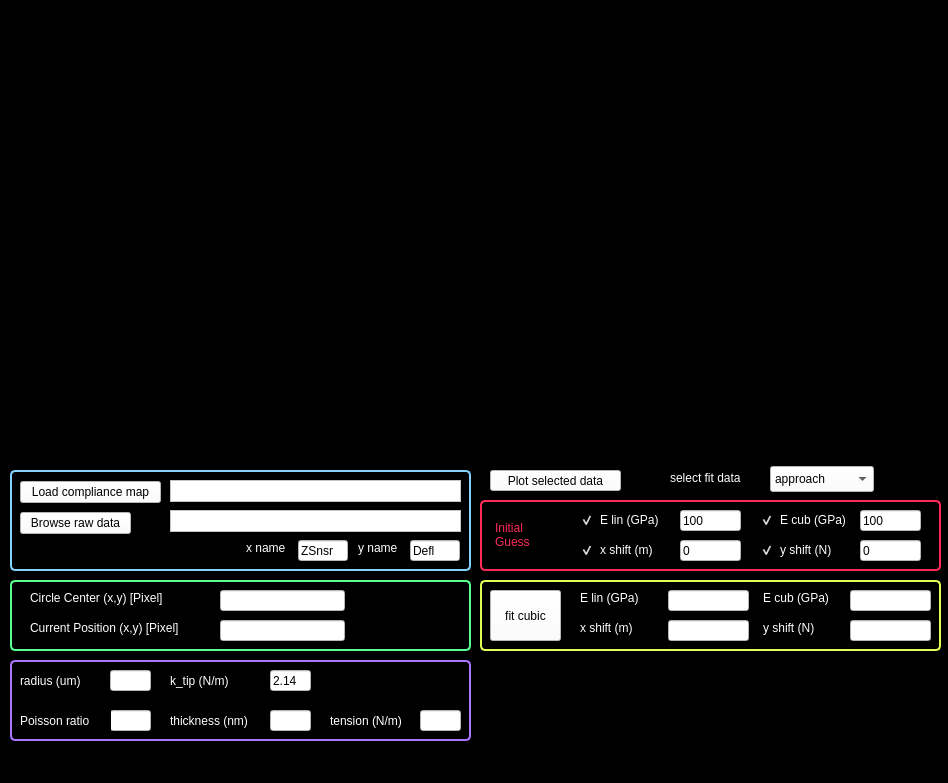
<?xml version="1.0" encoding="UTF-8"?>
<ui version="4.0">
 <class>MainWindow</class>
 <widget class="QMainWindow" name="MainWindow">
  <property name="geometry">
   <rect>
    <x>0</x>
    <y>0</y>
    <width>948</width>
    <height>783</height>
   </rect>
  </property>
  <property name="windowTitle">
   <string>Cubic Fit</string>
  </property>
  <property name="styleSheet">
   <string notr="true">background-color: rgb(0, 0, 0);</string>
  </property>
  <property name="dockOptions">
   <set>QMainWindow::AllowTabbedDocks|QMainWindow::AnimatedDocks</set>
  </property>
  <widget class="QWidget" name="centralwidget">
   <widget class="QLineEdit" name="xnamelineEdit">
    <property name="geometry">
     <rect>
      <x>298</x>
      <y>540</y>
      <width>50</width>
      <height>21</height>
     </rect>
    </property>
    <property name="minimumSize">
     <size>
      <width>50</width>
      <height>0</height>
     </size>
    </property>
    <property name="styleSheet">
     <string notr="true">color: rgb(0, 0, 0);
background-color: rgb(255, 255, 255);</string>
    </property>
    <property name="text">
     <string>ZSnsr</string>
    </property>
   </widget>
   <widget class="QLabel" name="ynameLabel">
    <property name="geometry">
     <rect>
      <x>358</x>
      <y>540</y>
      <width>44</width>
      <height>16</height>
     </rect>
    </property>
    <property name="styleSheet">
     <string notr="true">color: rgb(255, 255, 255);
background-color: rgb(0, 0, 0);</string>
    </property>
    <property name="text">
     <string>y name</string>
    </property>
   </widget>
   <widget class="QPushButton" name="browseRawDataButton">
    <property name="geometry">
     <rect>
      <x>20</x>
      <y>512</y>
      <width>111</width>
      <height>22</height>
     </rect>
    </property>
    <property name="sizePolicy">
     <sizepolicy hsizetype="Fixed" vsizetype="Fixed">
      <horstretch>0</horstretch>
      <verstretch>0</verstretch>
     </sizepolicy>
    </property>
    <property name="minimumSize">
     <size>
      <width>0</width>
      <height>22</height>
     </size>
    </property>
    <property name="styleSheet">
     <string notr="true">background-color: rgb(255, 255, 255);
color: rgb(0, 0, 0);</string>
    </property>
    <property name="text">
     <string>Browse raw data</string>
    </property>
   </widget>
   <widget class="QTextBrowser" name="rawDataLine">
    <property name="geometry">
     <rect>
      <x>170</x>
      <y>510</y>
      <width>291</width>
      <height>22</height>
     </rect>
    </property>
    <property name="sizePolicy">
     <sizepolicy hsizetype="Expanding" vsizetype="Fixed">
      <horstretch>0</horstretch>
      <verstretch>0</verstretch>
     </sizepolicy>
    </property>
    <property name="minimumSize">
     <size>
      <width>0</width>
      <height>22</height>
     </size>
    </property>
    <property name="maximumSize">
     <size>
      <width>16777215</width>
      <height>22</height>
     </size>
    </property>
    <property name="acceptDrops">
     <bool>true</bool>
    </property>
    <property name="styleSheet">
     <string notr="true">background-color: rgb(255, 255, 255);
color: rgb(0, 0, 0);</string>
    </property>
    <property name="verticalScrollBarPolicy">
     <enum>Qt::ScrollBarAlwaysOff</enum>
    </property>
    <property name="horizontalScrollBarPolicy">
     <enum>Qt::ScrollBarAlwaysOff</enum>
    </property>
    <property name="lineWrapMode">
     <enum>QTextEdit::NoWrap</enum>
    </property>
   </widget>
   <widget class="QLineEdit" name="ynamelineEdit">
    <property name="geometry">
     <rect>
      <x>410</x>
      <y>540</y>
      <width>50</width>
      <height>21</height>
     </rect>
    </property>
    <property name="minimumSize">
     <size>
      <width>50</width>
      <height>0</height>
     </size>
    </property>
    <property name="styleSheet">
     <string notr="true">color: rgb(0, 0, 0);
background-color: rgb(255, 255, 255);</string>
    </property>
    <property name="text">
     <string>Defl</string>
    </property>
   </widget>
   <widget class="QLabel" name="xnameLabel">
    <property name="geometry">
     <rect>
      <x>246</x>
      <y>540</y>
      <width>44</width>
      <height>16</height>
     </rect>
    </property>
    <property name="styleSheet">
     <string notr="true">color: rgb(255, 255, 255);
background-color: rgb(0, 0, 0);</string>
    </property>
    <property name="text">
     <string>x name</string>
    </property>
   </widget>
   <widget class="QFrame" name="frame">
    <property name="geometry">
     <rect>
      <x>10</x>
      <y>660</y>
      <width>461</width>
      <height>81</height>
     </rect>
    </property>
    <property name="styleSheet">
     <string notr="true">background-color: rgb(0, 0, 0);
border: 2px solid rgb(172, 117, 255);
border-radius: 5px</string>
    </property>
    <property name="frameShape">
     <enum>QFrame::StyledPanel</enum>
    </property>
    <property name="frameShadow">
     <enum>QFrame::Raised</enum>
    </property>
   </widget>
   <widget class="QLineEdit" name="radiusLine">
    <property name="enabled">
     <bool>true</bool>
    </property>
    <property name="geometry">
     <rect>
      <x>110</x>
      <y>670</y>
      <width>41</width>
      <height>21</height>
     </rect>
    </property>
    <property name="maximumSize">
     <size>
      <width>60</width>
      <height>16777215</height>
     </size>
    </property>
    <property name="styleSheet">
     <string notr="true">color: rgb(0, 0, 0);
background-color: rgb(255, 255, 255);</string>
    </property>
    <property name="text">
     <string/>
    </property>
    <property name="readOnly">
     <bool>true</bool>
    </property>
   </widget>
   <widget class="QLineEdit" name="tensionLine">
    <property name="geometry">
     <rect>
      <x>420</x>
      <y>710</y>
      <width>41</width>
      <height>21</height>
     </rect>
    </property>
    <property name="maximumSize">
     <size>
      <width>60</width>
      <height>16777215</height>
     </size>
    </property>
    <property name="styleSheet">
     <string notr="true">color: rgb(0, 0, 0);
background-color: rgb(255, 255, 255);</string>
    </property>
    <property name="text">
     <string/>
    </property>
   </widget>
   <widget class="QLineEdit" name="circleCenterlineEdit">
    <property name="enabled">
     <bool>false</bool>
    </property>
    <property name="geometry">
     <rect>
      <x>220</x>
      <y>590</y>
      <width>125</width>
      <height>21</height>
     </rect>
    </property>
    <property name="styleSheet">
     <string notr="true">color: rgb(0, 0, 0);
background-color: rgb(255, 255, 255);</string>
    </property>
   </widget>
   <widget class="QLineEdit" name="ELinLineEdit">
    <property name="enabled">
     <bool>true</bool>
    </property>
    <property name="geometry">
     <rect>
      <x>668</x>
      <y>590</y>
      <width>81</width>
      <height>21</height>
     </rect>
    </property>
    <property name="styleSheet">
     <string notr="true">color: rgb(0, 0, 0);
background-color: rgb(255, 255, 255);</string>
    </property>
    <property name="readOnly">
     <bool>true</bool>
    </property>
   </widget>
   <widget class="QLabel" name="label_9">
    <property name="geometry">
     <rect>
      <x>763</x>
      <y>590</y>
      <width>83</width>
      <height>16</height>
     </rect>
    </property>
    <property name="styleSheet">
     <string notr="true">color: rgb(255, 255, 255);
background-color: rgb(0, 0, 0);</string>
    </property>
    <property name="text">
     <string>E cub (GPa)</string>
    </property>
   </widget>
   <widget class="QLabel" name="label_8">
    <property name="geometry">
     <rect>
      <x>580</x>
      <y>590</y>
      <width>83</width>
      <height>16</height>
     </rect>
    </property>
    <property name="styleSheet">
     <string notr="true">color: rgb(255, 255, 255);
background-color: rgb(0, 0, 0);</string>
    </property>
    <property name="text">
     <string>E lin (GPa)</string>
    </property>
   </widget>
   <widget class="PlotWidget" name="rawDataPlot">
    <property name="geometry">
     <rect>
      <x>490</x>
      <y>10</y>
      <width>450</width>
      <height>211</height>
     </rect>
    </property>
    <property name="sizePolicy">
     <sizepolicy hsizetype="Expanding" vsizetype="Expanding">
      <horstretch>1</horstretch>
      <verstretch>0</verstretch>
     </sizepolicy>
    </property>
   </widget>
   <widget class="QPushButton" name="fitCubicButton">
    <property name="geometry">
     <rect>
      <x>490</x>
      <y>590</y>
      <width>71</width>
      <height>51</height>
     </rect>
    </property>
    <property name="styleSheet">
     <string notr="true">color: rgb(0, 0, 0);
background-color: rgb(255, 255, 255);</string>
    </property>
    <property name="text">
     <string>fit cubic</string>
    </property>
   </widget>
   <widget class="QPushButton" name="plotSelectedDataButton">
    <property name="geometry">
     <rect>
      <x>490</x>
      <y>470</y>
      <width>131</width>
      <height>21</height>
     </rect>
    </property>
    <property name="styleSheet">
     <string notr="true">color: rgb(0, 0, 0);
background-color: rgb(255, 255, 255);</string>
    </property>
    <property name="text">
     <string>Plot selected data</string>
    </property>
   </widget>
   <widget class="QLabel" name="label_10">
    <property name="geometry">
     <rect>
      <x>20</x>
      <y>670</y>
      <width>81</width>
      <height>21</height>
     </rect>
    </property>
    <property name="styleSheet">
     <string notr="true">color: rgb(255, 255, 255);
background-color: rgb(0, 0, 0);</string>
    </property>
    <property name="text">
     <string>radius (um)</string>
    </property>
   </widget>
   <widget class="QLabel" name="label_12">
    <property name="geometry">
     <rect>
      <x>330</x>
      <y>710</y>
      <width>81</width>
      <height>21</height>
     </rect>
    </property>
    <property name="styleSheet">
     <string notr="true">color: rgb(255, 255, 255);
background-color: rgb(0, 0, 0);</string>
    </property>
    <property name="text">
     <string>tension (N/m)</string>
    </property>
   </widget>
   <widget class="QLabel" name="label_11">
    <property name="geometry">
     <rect>
      <x>170</x>
      <y>710</y>
      <width>91</width>
      <height>21</height>
     </rect>
    </property>
    <property name="styleSheet">
     <string notr="true">color: rgb(255, 255, 255);
background-color: rgb(0, 0, 0);</string>
    </property>
    <property name="text">
     <string>thickness (nm)</string>
    </property>
   </widget>
   <widget class="QLineEdit" name="thicknessLine">
    <property name="geometry">
     <rect>
      <x>270</x>
      <y>710</y>
      <width>41</width>
      <height>21</height>
     </rect>
    </property>
    <property name="maximumSize">
     <size>
      <width>60</width>
      <height>16777215</height>
     </size>
    </property>
    <property name="styleSheet">
     <string notr="true">color: rgb(0, 0, 0);
background-color: rgb(255, 255, 255);</string>
    </property>
    <property name="text">
     <string/>
    </property>
   </widget>
   <widget class="QLabel" name="label_3">
    <property name="geometry">
     <rect>
      <x>30</x>
      <y>590</y>
      <width>153</width>
      <height>16</height>
     </rect>
    </property>
    <property name="styleSheet">
     <string notr="true">color: rgb(255, 255, 255);
background-color: rgb(0, 0, 0);</string>
    </property>
    <property name="text">
     <string>Circle Center (x,y) [Pixel]</string>
    </property>
   </widget>
   <widget class="PlotWidget" name="complianceMapPlot">
    <property name="geometry">
     <rect>
      <x>20</x>
      <y>9</y>
      <width>450</width>
      <height>450</height>
     </rect>
    </property>
    <property name="sizePolicy">
     <sizepolicy hsizetype="Expanding" vsizetype="Expanding">
      <horstretch>1</horstretch>
      <verstretch>0</verstretch>
     </sizepolicy>
    </property>
    <property name="interactive">
     <bool>true</bool>
    </property>
   </widget>
   <widget class="QLineEdit" name="ECubLineEdit">
    <property name="enabled">
     <bool>true</bool>
    </property>
    <property name="geometry">
     <rect>
      <x>850</x>
      <y>590</y>
      <width>81</width>
      <height>21</height>
     </rect>
    </property>
    <property name="styleSheet">
     <string notr="true">color: rgb(0, 0, 0);
background-color: rgb(255, 255, 255);</string>
    </property>
    <property name="readOnly">
     <bool>true</bool>
    </property>
   </widget>
   <widget class="QPushButton" name="loadComplianceMapButton">
    <property name="geometry">
     <rect>
      <x>20</x>
      <y>481</y>
      <width>141</width>
      <height>22</height>
     </rect>
    </property>
    <property name="sizePolicy">
     <sizepolicy hsizetype="Fixed" vsizetype="Fixed">
      <horstretch>0</horstretch>
      <verstretch>0</verstretch>
     </sizepolicy>
    </property>
    <property name="minimumSize">
     <size>
      <width>0</width>
      <height>22</height>
     </size>
    </property>
    <property name="styleSheet">
     <string notr="true">background-color: rgb(255, 255, 255);
color: rgb(0, 0, 0);</string>
    </property>
    <property name="text">
     <string>Load compliance map</string>
    </property>
   </widget>
   <widget class="QTextBrowser" name="complianceMapLine">
    <property name="geometry">
     <rect>
      <x>170</x>
      <y>480</y>
      <width>291</width>
      <height>22</height>
     </rect>
    </property>
    <property name="sizePolicy">
     <sizepolicy hsizetype="Expanding" vsizetype="Fixed">
      <horstretch>0</horstretch>
      <verstretch>0</verstretch>
     </sizepolicy>
    </property>
    <property name="minimumSize">
     <size>
      <width>0</width>
      <height>22</height>
     </size>
    </property>
    <property name="maximumSize">
     <size>
      <width>16777215</width>
      <height>22</height>
     </size>
    </property>
    <property name="acceptDrops">
     <bool>true</bool>
    </property>
    <property name="styleSheet">
     <string notr="true">background-color: rgb(255, 255, 255);
color: rgb(0, 0, 0);</string>
    </property>
    <property name="verticalScrollBarPolicy">
     <enum>Qt::ScrollBarAlwaysOff</enum>
    </property>
    <property name="horizontalScrollBarPolicy">
     <enum>Qt::ScrollBarAlwaysOff</enum>
    </property>
    <property name="lineWrapMode">
     <enum>QTextEdit::NoWrap</enum>
    </property>
   </widget>
   <widget class="QFrame" name="frame_2">
    <property name="geometry">
     <rect>
      <x>480</x>
      <y>500</y>
      <width>461</width>
      <height>71</height>
     </rect>
    </property>
    <property name="styleSheet">
     <string notr="true">background-color: rgb(0, 0, 0);
border: 2px solid rgb(252, 43, 88);
border-radius: 5px</string>
    </property>
    <property name="frameShape">
     <enum>QFrame::StyledPanel</enum>
    </property>
    <property name="frameShadow">
     <enum>QFrame::Raised</enum>
    </property>
    <widget class="QCheckBox" name="xShiftBox">
     <property name="geometry">
      <rect>
       <x>100</x>
       <y>40</y>
       <width>81</width>
       <height>20</height>
      </rect>
     </property>
     <property name="styleSheet">
      <string notr="true">color: rgb(255, 255, 255);
border: 0px solid rgb(90, 255, 146);
border-radius: 0px
</string>
     </property>
     <property name="text">
      <string>x shift (m)</string>
     </property>
     <property name="checked">
      <bool>true</bool>
     </property>
    </widget>
    <widget class="QCheckBox" name="yShiftBox">
     <property name="geometry">
      <rect>
       <x>280</x>
       <y>40</y>
       <width>91</width>
       <height>20</height>
      </rect>
     </property>
     <property name="styleSheet">
      <string notr="true">color: rgb(255, 255, 255);
border: 0px solid rgb(90, 255, 146);
border-radius: 0px
</string>
     </property>
     <property name="text">
      <string>y shift (N)</string>
     </property>
     <property name="checked">
      <bool>true</bool>
     </property>
    </widget>
    <widget class="QCheckBox" name="ELinBox">
     <property name="geometry">
      <rect>
       <x>100</x>
       <y>10</y>
       <width>91</width>
       <height>20</height>
      </rect>
     </property>
     <property name="styleSheet">
      <string notr="true">color: rgb(255, 255, 255);
border: 0px solid rgb(90, 255, 146);
border-radius: 0px
</string>
     </property>
     <property name="text">
      <string>E lin (GPa)</string>
     </property>
     <property name="checked">
      <bool>true</bool>
     </property>
    </widget>
    <widget class="QCheckBox" name="ECubBox">
     <property name="geometry">
      <rect>
       <x>280</x>
       <y>10</y>
       <width>91</width>
       <height>20</height>
      </rect>
     </property>
     <property name="styleSheet">
      <string notr="true">color: rgb(255, 255, 255);
border: 0px solid rgb(90, 255, 146);
border-radius: 0px
</string>
     </property>
     <property name="text">
      <string>E cub (GPa)</string>
     </property>
     <property name="checked">
      <bool>true</bool>
     </property>
    </widget>
   </widget>
   <widget class="QFrame" name="frame_3">
    <property name="geometry">
     <rect>
      <x>10</x>
      <y>580</y>
      <width>461</width>
      <height>71</height>
     </rect>
    </property>
    <property name="styleSheet">
     <string notr="true">background-color: rgb(0, 0, 0);
border: 2px solid rgb(90, 255, 146);
border-radius: 5px</string>
    </property>
    <property name="frameShape">
     <enum>QFrame::StyledPanel</enum>
    </property>
    <property name="frameShadow">
     <enum>QFrame::Raised</enum>
    </property>
    <widget class="QLabel" name="label_4">
     <property name="geometry">
      <rect>
       <x>20</x>
       <y>40</y>
       <width>171</width>
       <height>16</height>
      </rect>
     </property>
     <property name="styleSheet">
      <string notr="true">color: rgb(255, 255, 255);
background-color: rgb(0, 0, 0);
border: 0px solid rgb(90, 255, 146);
border-radius: 5px</string>
     </property>
     <property name="text">
      <string>Current Position (x,y) [Pixel]</string>
     </property>
    </widget>
   </widget>
   <widget class="QFrame" name="frame_4">
    <property name="geometry">
     <rect>
      <x>10</x>
      <y>470</y>
      <width>461</width>
      <height>101</height>
     </rect>
    </property>
    <property name="styleSheet">
     <string notr="true">background-color: rgb(0, 0, 0);
border: 2px solid rgb(131, 210, 255);
border-radius: 5px</string>
    </property>
    <property name="frameShape">
     <enum>QFrame::StyledPanel</enum>
    </property>
    <property name="frameShadow">
     <enum>QFrame::Raised</enum>
    </property>
   </widget>
   <widget class="QLabel" name="label_2">
    <property name="geometry">
     <rect>
      <x>35</x>
      <y>620</y>
      <width>31</width>
      <height>16</height>
     </rect>
    </property>
    <property name="styleSheet">
     <string notr="true">color: rgb(255, 255, 255);
background-color: rgb(0, 0, 0);</string>
    </property>
    <property name="text">
     <string>k_tip</string>
    </property>
   </widget>
   <widget class="QLineEdit" name="kTiplineEdit">
    <property name="geometry">
     <rect>
      <x>74</x>
      <y>620</y>
      <width>60</width>
      <height>21</height>
     </rect>
    </property>
    <property name="maximumSize">
     <size>
      <width>60</width>
      <height>16777215</height>
     </size>
    </property>
    <property name="styleSheet">
     <string notr="true">color: rgb(0, 0, 0);
background-color: rgb(255, 255, 255);</string>
    </property>
    <property name="text">
     <string>3</string>
    </property>
   </widget>
   <widget class="QLabel" name="label_6">
    <property name="geometry">
     <rect>
      <x>144</x>
      <y>620</y>
      <width>138</width>
      <height>16</height>
     </rect>
    </property>
    <property name="styleSheet">
     <string notr="true">color: rgb(255, 255, 255);
background-color: rgb(0, 0, 0);</string>
    </property>
    <property name="text">
     <string>scan window size (um)</string>
    </property>
   </widget>
   <widget class="QLineEdit" name="scanWinSizelineEdit">
    <property name="geometry">
     <rect>
      <x>290</x>
      <y>620</y>
      <width>30</width>
      <height>21</height>
     </rect>
    </property>
    <property name="maximumSize">
     <size>
      <width>30</width>
      <height>16777215</height>
     </size>
    </property>
    <property name="styleSheet">
     <string notr="true">color: rgb(0, 0, 0);
background-color: rgb(255, 255, 255);</string>
    </property>
    <property name="text">
     <string>8</string>
    </property>
   </widget>
   <widget class="PlotWidget" name="cubicFitPlot">
    <property name="geometry">
     <rect>
      <x>490</x>
      <y>230</y>
      <width>450</width>
      <height>221</height>
     </rect>
    </property>
    <property name="sizePolicy">
     <sizepolicy hsizetype="Expanding" vsizetype="Expanding">
      <horstretch>1</horstretch>
      <verstretch>0</verstretch>
     </sizepolicy>
    </property>
   </widget>
   <widget class="QLineEdit" name="currentPositionEdit">
    <property name="enabled">
     <bool>false</bool>
    </property>
    <property name="geometry">
     <rect>
      <x>220</x>
      <y>620</y>
      <width>125</width>
      <height>21</height>
     </rect>
    </property>
    <property name="styleSheet">
     <string notr="true">color: rgb(0, 0, 0);
background-color: rgb(255, 255, 255);</string>
    </property>
   </widget>
   <widget class="QLabel" name="label_15">
    <property name="geometry">
     <rect>
      <x>670</x>
      <y>470</y>
      <width>111</width>
      <height>16</height>
     </rect>
    </property>
    <property name="styleSheet">
     <string notr="true">color: rgb(255, 255, 255);
background-color: rgb(0, 0, 0);</string>
    </property>
    <property name="text">
     <string>select fit data</string>
    </property>
   </widget>
   <widget class="QComboBox" name="fitDataBox">
    <property name="geometry">
     <rect>
      <x>770</x>
      <y>466</y>
      <width>104</width>
      <height>26</height>
     </rect>
    </property>
    <property name="styleSheet">
     <string notr="true">background-color: rgb(255, 255, 255);
color: rgb(0, 0, 0);</string>
    </property>
    <item>
     <property name="text">
      <string>approach</string>
     </property>
    </item>
    <item>
     <property name="text">
      <string>retract</string>
     </property>
    </item>
   </widget>
   <widget class="QLabel" name="label_16">
    <property name="geometry">
     <rect>
      <x>170</x>
      <y>670</y>
      <width>81</width>
      <height>21</height>
     </rect>
    </property>
    <property name="styleSheet">
     <string notr="true">color: rgb(255, 255, 255);
background-color: rgb(0, 0, 0);</string>
    </property>
    <property name="text">
     <string>k_tip (N/m)</string>
    </property>
   </widget>
   <widget class="QLineEdit" name="kTipLine">
    <property name="enabled">
     <bool>true</bool>
    </property>
    <property name="geometry">
     <rect>
      <x>270</x>
      <y>670</y>
      <width>41</width>
      <height>21</height>
     </rect>
    </property>
    <property name="maximumSize">
     <size>
      <width>60</width>
      <height>16777215</height>
     </size>
    </property>
    <property name="styleSheet">
     <string notr="true">color: rgb(0, 0, 0);
background-color: rgb(255, 255, 255);</string>
    </property>
    <property name="text">
     <string>2.14</string>
    </property>
    <property name="readOnly">
     <bool>true</bool>
    </property>
   </widget>
   <widget class="QLineEdit" name="yShiftLine">
    <property name="enabled">
     <bool>true</bool>
    </property>
    <property name="geometry">
     <rect>
      <x>850</x>
      <y>620</y>
      <width>81</width>
      <height>21</height>
     </rect>
    </property>
    <property name="styleSheet">
     <string notr="true">color: rgb(0, 0, 0);
background-color: rgb(255, 255, 255);</string>
    </property>
    <property name="readOnly">
     <bool>true</bool>
    </property>
   </widget>
   <widget class="QLineEdit" name="xShiftLine">
    <property name="enabled">
     <bool>true</bool>
    </property>
    <property name="geometry">
     <rect>
      <x>668</x>
      <y>620</y>
      <width>81</width>
      <height>21</height>
     </rect>
    </property>
    <property name="styleSheet">
     <string notr="true">color: rgb(0, 0, 0);
background-color: rgb(255, 255, 255);</string>
    </property>
    <property name="readOnly">
     <bool>true</bool>
    </property>
   </widget>
   <widget class="QLabel" name="label_17">
    <property name="geometry">
     <rect>
      <x>580</x>
      <y>620</y>
      <width>83</width>
      <height>16</height>
     </rect>
    </property>
    <property name="styleSheet">
     <string notr="true">color: rgb(255, 255, 255);
background-color: rgb(0, 0, 0);</string>
    </property>
    <property name="text">
     <string>x shift (m)</string>
    </property>
   </widget>
   <widget class="QLabel" name="label_18">
    <property name="geometry">
     <rect>
      <x>763</x>
      <y>620</y>
      <width>83</width>
      <height>16</height>
     </rect>
    </property>
    <property name="styleSheet">
     <string notr="true">color: rgb(255, 255, 255);
background-color: rgb(0, 0, 0);</string>
    </property>
    <property name="text">
     <string>y shift (N)</string>
    </property>
   </widget>
   <widget class="QLineEdit" name="poissonLine">
    <property name="geometry">
     <rect>
      <x>110</x>
      <y>710</y>
      <width>41</width>
      <height>21</height>
     </rect>
    </property>
    <property name="maximumSize">
     <size>
      <width>60</width>
      <height>16777215</height>
     </size>
    </property>
    <property name="styleSheet">
     <string notr="true">color: rgb(0, 0, 0);
background-color: rgb(255, 255, 255);</string>
    </property>
    <property name="text">
     <string/>
    </property>
   </widget>
   <widget class="QLabel" name="label_19">
    <property name="geometry">
     <rect>
      <x>20</x>
      <y>710</y>
      <width>91</width>
      <height>21</height>
     </rect>
    </property>
    <property name="styleSheet">
     <string notr="true">color: rgb(255, 255, 255);
background-color: rgb(0, 0, 0);</string>
    </property>
    <property name="text">
     <string>Poisson ratio</string>
    </property>
   </widget>
   <widget class="QFrame" name="frame_6">
    <property name="geometry">
     <rect>
      <x>480</x>
      <y>580</y>
      <width>461</width>
      <height>71</height>
     </rect>
    </property>
    <property name="styleSheet">
     <string notr="true">background-color: rgb(0, 0, 0);
border: 2px solid rgb(222, 255, 84);
border-radius: 5px</string>
    </property>
    <property name="frameShape">
     <enum>QFrame::StyledPanel</enum>
    </property>
    <property name="frameShadow">
     <enum>QFrame::Raised</enum>
    </property>
   </widget>
   <widget class="QLineEdit" name="ECubGuessEdit">
    <property name="enabled">
     <bool>true</bool>
    </property>
    <property name="geometry">
     <rect>
      <x>860</x>
      <y>510</y>
      <width>61</width>
      <height>21</height>
     </rect>
    </property>
    <property name="styleSheet">
     <string notr="true">color: rgb(0, 0, 0);
background-color: rgb(255, 255, 255);</string>
    </property>
    <property name="text">
     <string>100</string>
    </property>
    <property name="readOnly">
     <bool>false</bool>
    </property>
   </widget>
   <widget class="QLineEdit" name="ELinGuessEdit">
    <property name="enabled">
     <bool>true</bool>
    </property>
    <property name="geometry">
     <rect>
      <x>680</x>
      <y>510</y>
      <width>61</width>
      <height>21</height>
     </rect>
    </property>
    <property name="styleSheet">
     <string notr="true">color: rgb(0, 0, 0);
background-color: rgb(255, 255, 255);</string>
    </property>
    <property name="text">
     <string>100</string>
    </property>
    <property name="readOnly">
     <bool>false</bool>
    </property>
   </widget>
   <widget class="QLineEdit" name="yShiftGuessEdit">
    <property name="enabled">
     <bool>true</bool>
    </property>
    <property name="geometry">
     <rect>
      <x>860</x>
      <y>540</y>
      <width>61</width>
      <height>21</height>
     </rect>
    </property>
    <property name="styleSheet">
     <string notr="true">color: rgb(0, 0, 0);
background-color: rgb(255, 255, 255);</string>
    </property>
    <property name="text">
     <string>0</string>
    </property>
    <property name="readOnly">
     <bool>false</bool>
    </property>
   </widget>
   <widget class="QLineEdit" name="xShiftGuessEdit">
    <property name="enabled">
     <bool>true</bool>
    </property>
    <property name="geometry">
     <rect>
      <x>680</x>
      <y>540</y>
      <width>61</width>
      <height>21</height>
     </rect>
    </property>
    <property name="styleSheet">
     <string notr="true">color: rgb(0, 0, 0);
background-color: rgb(255, 255, 255);</string>
    </property>
    <property name="text">
     <string>0</string>
    </property>
    <property name="readOnly">
     <bool>false</bool>
    </property>
   </widget>
   <widget class="QLabel" name="label_24">
    <property name="geometry">
     <rect>
      <x>495</x>
      <y>514</y>
      <width>61</width>
      <height>41</height>
     </rect>
    </property>
    <property name="styleSheet">
     <string notr="true">color: rgb(252, 43, 88);
background-color: rgb(0, 0, 0);
font: 20pt &quot;.AppleSystemUIFont&quot;;</string>
    </property>
    <property name="text">
     <string>Initial
Guess</string>
    </property>
   </widget>
   <zorder>frame_6</zorder>
   <zorder>label_2</zorder>
   <zorder>kTiplineEdit</zorder>
   <zorder>label_6</zorder>
   <zorder>scanWinSizelineEdit</zorder>
   <zorder>frame_4</zorder>
   <zorder>frame_3</zorder>
   <zorder>frame_2</zorder>
   <zorder>xnamelineEdit</zorder>
   <zorder>ynameLabel</zorder>
   <zorder>browseRawDataButton</zorder>
   <zorder>rawDataLine</zorder>
   <zorder>ynamelineEdit</zorder>
   <zorder>xnameLabel</zorder>
   <zorder>frame</zorder>
   <zorder>radiusLine</zorder>
   <zorder>tensionLine</zorder>
   <zorder>circleCenterlineEdit</zorder>
   <zorder>ELinLineEdit</zorder>
   <zorder>label_9</zorder>
   <zorder>label_8</zorder>
   <zorder>rawDataPlot</zorder>
   <zorder>fitCubicButton</zorder>
   <zorder>plotSelectedDataButton</zorder>
   <zorder>label_10</zorder>
   <zorder>label_12</zorder>
   <zorder>label_11</zorder>
   <zorder>thicknessLine</zorder>
   <zorder>label_3</zorder>
   <zorder>complianceMapPlot</zorder>
   <zorder>ECubLineEdit</zorder>
   <zorder>loadComplianceMapButton</zorder>
   <zorder>complianceMapLine</zorder>
   <zorder>cubicFitPlot</zorder>
   <zorder>currentPositionEdit</zorder>
   <zorder>label_15</zorder>
   <zorder>fitDataBox</zorder>
   <zorder>label_16</zorder>
   <zorder>kTipLine</zorder>
   <zorder>yShiftLine</zorder>
   <zorder>xShiftLine</zorder>
   <zorder>label_17</zorder>
   <zorder>label_18</zorder>
   <zorder>poissonLine</zorder>
   <zorder>label_19</zorder>
   <zorder>ECubGuessEdit</zorder>
   <zorder>ELinGuessEdit</zorder>
   <zorder>yShiftGuessEdit</zorder>
   <zorder>xShiftGuessEdit</zorder>
   <zorder>label_24</zorder>
  </widget>
  <widget class="QMenuBar" name="menubar">
   <property name="geometry">
    <rect>
     <x>0</x>
     <y>0</y>
     <width>948</width>
     <height>33</height>
    </rect>
   </property>
  </widget>
  <widget class="QStatusBar" name="statusbar"/>
 </widget>
 <customwidgets>
  <customwidget>
   <class>PlotWidget</class>
   <extends>QGraphicsView</extends>
   <header>pyqtgraph</header>
  </customwidget>
 </customwidgets>
 <resources/>
 <connections/>
</ui>
